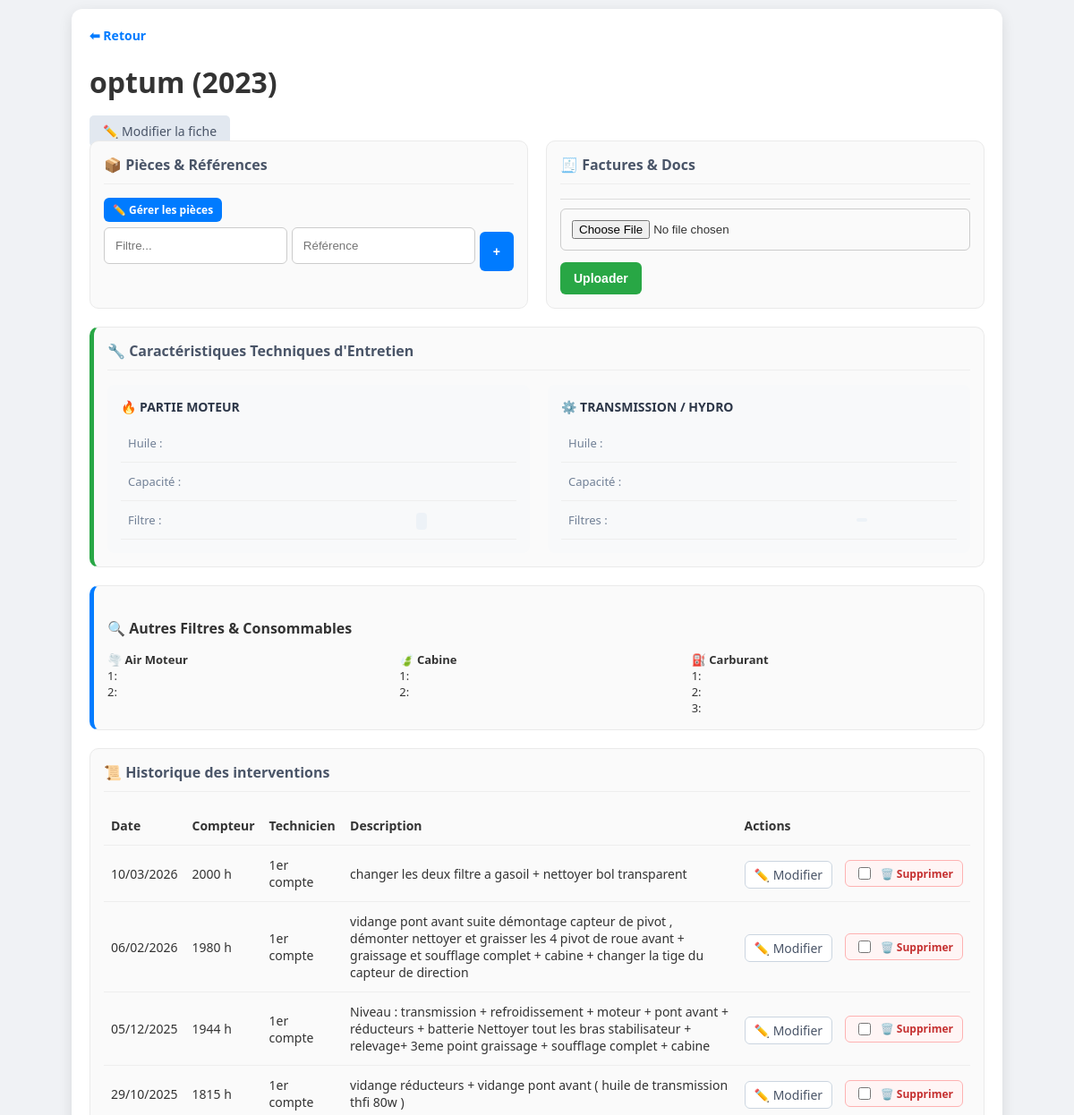
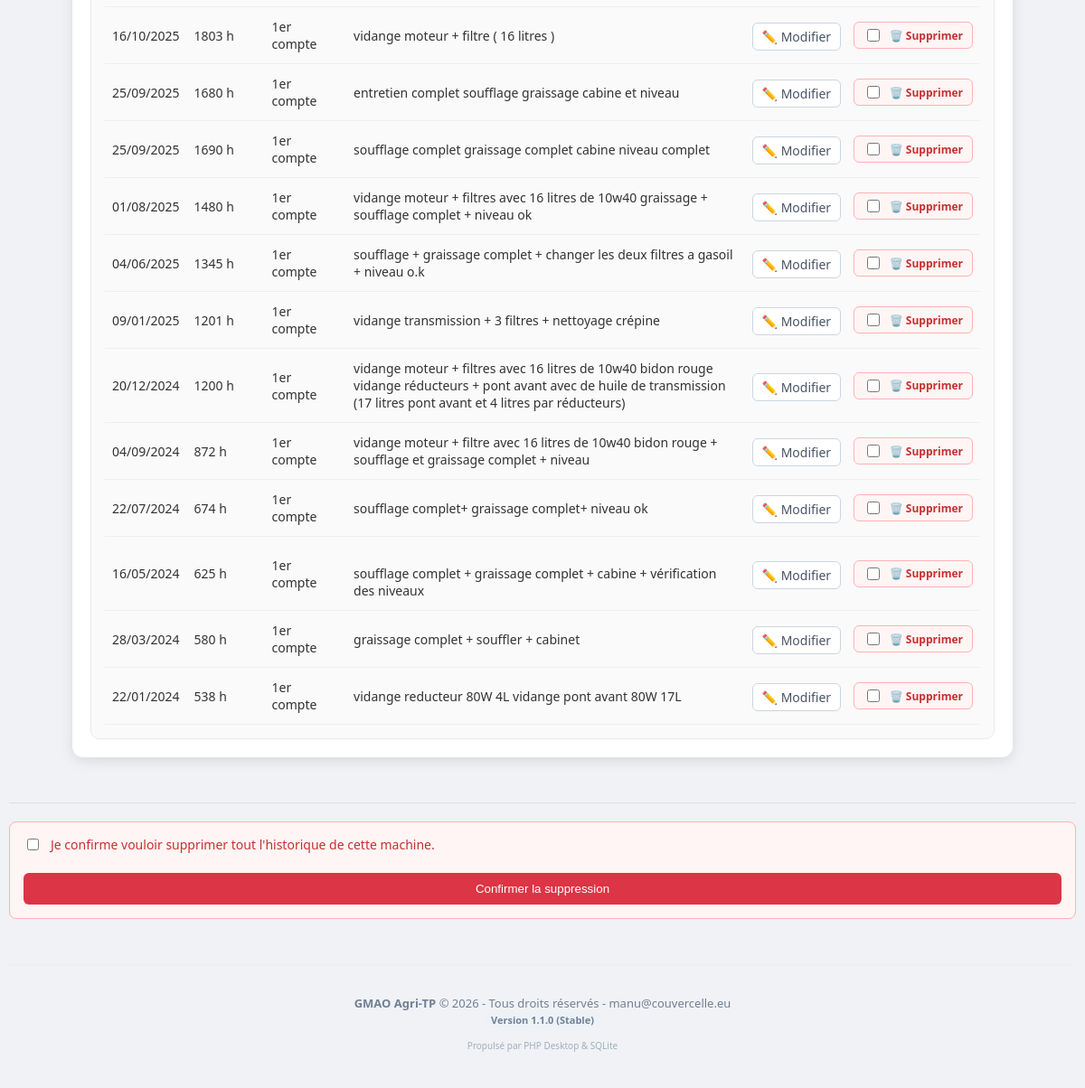
/fiche_materiel.php?id=21 (signed in), run on the app's committed database (2 pictures, top to bottom).
### tables this page shows
CREATE TABLE materiels (
        id INTEGER PRIMARY KEY AUTOINCREMENT,
        entreprise_id INTEGER,
        nom TEXT NOT NULL,
        categorie TEXT,
        marque TEXT,
        modele TEXT,
        compteur_heures_actuel INTEGER DEFAULT 0,
        numero_serie TEXT UNIQUE,
        date_achat DATE,
        statut TEXT CHECK(statut IN ('operationnel','en_panne','maintenance')) DEFAULT 'operationnel',
        maintenance_frequence INTEGER DEFAULT 500,
        maintenance_dernier_compteur INTEGER DEFAULT 0, huile_moteur_type TEXT, huile_moteur_qte TEXT, filtre_moteur_ref TEXT, huile_trans_type TEXT, huile_trans_qte TEXT, filtre_trans_ref1 TEXT, filtre_trans_ref2 TEXT, filtre_air_moteur_ref1 TEXT, filtre_air_moteur_ref2 TEXT, filtre_air_cabine_ref1 TEXT, filtre_air_cabine_ref2 TEXT, filtre_carb_ref1 TEXT, filtre_carb_ref2 TEXT, filtre_carb_ref3 TEXT,
        FOREIGN KEY (entreprise_id) REFERENCES entreprises (id) ON DELETE CASCADE
    );

CREATE TABLE interventions (
        id INTEGER PRIMARY KEY AUTOINCREMENT,
        materiel_id INTEGER NOT NULL,
        technicien_id INTEGER NOT NULL,
        date_intervention DATE NOT NULL,
        relevé_compteur INTEGER,
        description TEXT,
        duree_heures DECIMAL(5,2),
        cout DECIMAL(10,2),
        facture_pdf TEXT,
        FOREIGN KEY (materiel_id) REFERENCES materiels (id) ON DELETE CASCADE,
        FOREIGN KEY (technicien_id) REFERENCES utilisateurs (id)
    );

CREATE TABLE utilisateurs (
        id INTEGER PRIMARY KEY AUTOINCREMENT,
        entreprise_id INTEGER,
        nom TEXT NOT NULL,
        email TEXT UNIQUE NOT NULL,
        password_hash TEXT NOT NULL,
        role TEXT CHECK(role IN ('admin','technicien')) DEFAULT 'technicien',
        date_creation DATETIME DEFAULT CURRENT_TIMESTAMP,
        FOREIGN KEY (entreprise_id) REFERENCES entreprises (id) ON DELETE CASCADE
    );

### fiche_materiel.php (the view, shortened to what this page needs)
<?php
require_once 'db.php';
$entreprise_id = $_SESSION['entreprise_id'];
$id_machine = isset($_GET['id']) ? intval($_GET['id']) : 0;
$stmt = $pdo->prepare("SELECT m.*, n.fichier_path FROM materiels m LEFT JOIN notices n ON m.id = n.materiel_id WHERE m.id = ? AND m.entreprise_id = ?");
$stmt->execute([$id_machine, $entreprise_id]);
$machine = $stmt->fetch();
$interventions = $pdo->prepare("SELECT i.*, u.nom as nom_technicien FROM interventions i JOIN utilisateurs u ON i.technicien_id = u.id WHERE i.materiel_id = ? ORDER BY i.date_intervention DESC");
$interventions->execute([$id_machine]);
?>
<!DOCTYPE html>
<html lang="fr">
<head>
</head>
<body>
<div class="container">
    <a href="index.php" class="btn-retour">⬅ Retour</a>
    <h1><?= htmlspecialchars($machine['nom'] ?? 'Matériel inconnu') ?> (<?= htmlspecialchars($machine['modele'] ?? '-') ?>)</h1>
	<a href="modifier_materiel.php?id=<?= $id_machine ?>" style="background: #e2e8f0; padding: 8px 15px; border-radius: 5px; text-decoration: none; color: #4a5568; font-size: 14px;">
    ✏️ Modifier la fiche
</a>
    <div class="grid">
        <div class="section">
            <h3>📦 Pièces & Références</h3>
			<a href="modifier_pieces.php?id_mat=<?= $id_machine ?>" class="btn btn-blue" style="font-size: 12px; text-decoration: none; padding: 5px 10px;">
            ✏️ Gérer les pièces
			</a>
            <form method="POST" style="margin-top:10px; display: flex; gap: 5px;">
                <input type="text" name="nom_piece" placeholder="Filtre..." required>
                <input type="text" name="reference_piece" placeholder="Référence" required>
                <button type="submit" name="ajouter_piece" class="btn btn-blue" style="width: 50px;">+</button>
            </form>
        </div>
        <div class="section">
            <h3>🧾 Factures & Docs</h3>
            <form method="POST" enctype="multipart/form-data" style="border-top: 1px solid #ddd; padding-top:10px;">
                <input type="file" name="facture_file" accept=".pdf,image/*" required>
                <button type="submit" name="upload_facture" class="btn btn-green">Uploader</button>
            </form>
        </div>
		</div>
		<div class="section" style="margin-top:20px; border-left: 5px solid #28a745;">
			<h3 style="display: flex; align-items: center; gap: 10px;">
				🔧 Caractéristiques Techniques d'Entretien
			</h3>
			<div class="grid" style="grid-template-columns: 1fr 1fr; gap: 20px; margin-top: 15px;">
				<div style="background: #f8f9fa; padding: 15px; border-radius: 8px;">
					<h4 style="margin: 0 0 10px 0; color: #2d3748; font-size: 14px; text-transform: uppercase;">🔥 Partie Moteur</h4>
					<table style="width: 100%; font-size: 13px;">
						<tr>
							<td style="color: #718096;">Huile :</td>
							<td><strong><?= htmlspecialchars($machine['huile_moteur_type'] ?? '-') ?></strong></td>
						</tr>
						<tr>
							<td style="color: #718096;">Capacité :</td>
							<td><strong><?= htmlspecialchars($machine['huile_moteur_qte'] ?? '-') ?></strong></td>
						</tr>
						<tr>
							<td style="color: #718096;">Filtre :</td>
							<td><span style="background: #edf2f7; padding: 2px 6px; border-radius: 4px; font-family: monospace;"><?= htmlspecialchars($machine['filtre_moteur_ref'] ?? '-') ?></span></td>
						</tr>
					</table>
				</div>
				<div style="background: #f8f9fa; padding: 15px; border-radius: 8px;">
					<h4 style="margin: 0 0 10px 0; color: #2d3748; font-size: 14px; text-transform: uppercase;">⚙️ Transmission / Hydro</h4>
					<table style="width: 100%; font-size: 13px;">
						<tr>
							<td style="color: #718096;">Huile :</td>
							<td><strong><?= htmlspecialchars($machine['huile_trans_type'] ?? '-') ?></strong></td>
						</tr>
						<tr>
							<td style="color: #718096;">Capacité :</td>
							<td><strong><?= htmlspecialchars($machine['huile_trans_qte'] ?? '-') ?></strong></td>
						</tr>
						<tr>
							<td style="color: #718096;">Filtres :</td>
							<td>
								<div style="display:flex; flex-direction:column; gap:4px;">
									<span style="background: #edf2f7; padding: 2px 6px; border-radius: 4px; font-family: monospace; width: fit-content;"><?= htmlspecialchars($machine['filtre_trans_ref1'] ?? '-') ?></span>
								</div>
							</td>
						</tr>
					</table>
				</div>
			</div>
		</div>
		<div class="section" style="margin-top:20px; border-left: 5px solid #007bff;">
			<h4 style="margin-bottom:15px;">🔍 Autres Filtres & Consommables</h4>
			<div class="grid" style="grid-template-columns: 1fr 1fr 1fr; gap: 15px;">
				<div style="font-size: 13px;">
					<strong>🌪️ Air Moteur</strong><br>
					1: <?= htmlspecialchars($machine['filtre_air_moteur_ref1'] ?? '-') ?><br>
					2: <?= htmlspecialchars($machine['filtre_air_moteur_ref2'] ?? '-') ?>
				</div>
				<div style="font-size: 13px;">
					<strong>🍃 Cabine</strong><br>
					1: <?= htmlspecialchars($machine['filtre_air_cabine_ref1'] ?? '-') ?><br>
					2: <?= htmlspecialchars($machine['filtre_air_cabine_ref2'] ?? '-') ?>
				</div>
				<div style="font-size: 13px;">
					<strong>⛽ Carburant</strong><br>
					1: <?= htmlspecialchars($machine['filtre_carb_ref1'] ?? '-') ?><br>
					2: <?= htmlspecialchars($machine['filtre_carb_ref2'] ?? '-') ?><br>
					3: <?= htmlspecialchars($machine['filtre_carb_ref3'] ?? '-') ?>
				</div>
			</div>
		</div>
    <div class="section" style="margin-top:20px;">
        <h3>📜 Historique des interventions</h3>
        <table class="table-mobile">
            <thead>
                <tr>
                    <th>Date</th>
                    <th>Compteur</th>
                    <th>Technicien</th>
                    <th>Description</th>
                    <th>Actions</th>
                </tr>
            </thead>
            <tbody>
                <?php while($i = $interventions->fetch()): ?>
                <tr>
                    <td data-label="Date"><?= date('d/m/Y', strtotime($i['date_intervention'] ?? 'now')) ?></td>
                    <td data-label="Compteur"><?= htmlspecialchars($i['relevé_compteur'] ?? '0') ?> h</td>
                    <td data-label="Technicien"><?= htmlspecialchars($i['nom_technicien'] ?? 'Inconnu') ?></td>
                    <td data-label="Description">
                        <?= nl2br(htmlspecialchars($i['description'] ?? '')) ?>
                    </td>
<td style="text-align:right; white-space:nowrap;">
    <a href="modifier_intervention.php?id=<?= $i['id'] ?>"
       style="text-decoration:none; margin-right:10px; padding: 5px 10px; border: 1px solid #cbd5e0; border-radius: 6px; background: #fff; color: #4a5568; font-size: 14px;"
       title="Modifier">✏️ Modifier</a>
    <form method="GET" style="display: inline-flex; align-items: center; gap: 8px; border: 1px solid #feb2b2; background: #fff5f5; padding: 4px 10px; border-radius: 6px; cursor: pointer; transition: 0.2s;">
        <label style="display: flex; align-items: center; cursor: pointer; margin: 0;">
            <input type="checkbox" name="confirm_inter" required style="width:14px; height:14px; cursor: pointer;">
        </label>
        <button type="submit" style="background:none; border:none; cursor:pointer; padding:0; color: #c53030; font-weight: bold; font-size: 12px; font-family: inherit;">
            🗑️ Supprimer
        </button>
    </form>
</td>
                </tr>
                <?php endwhile; ?>
            </tbody>
        </table>
    </div>
</div>
<div style="margin-top: 50px; border-top: 1px solid #ddd; padding-top: 20px;">
<form method="POST" style="background: #fff5f5; padding: 15px; border: 1px solid #feb2b2; border-radius: 8px;">
    <label style="display: flex; align-items: center; gap: 10px; color: #c53030; font-size: 14px; cursor: pointer;">
        <input type="checkbox" name="confirm_delete" required>
        Je confirme vouloir supprimer tout l'historique de cette machine.
    </label>
    <br>
    <button type="submit" name="supprimer_materiel" style="background:#dc3545; color:white; border:none; padding:10px; border-radius:6px; cursor:pointer; width:100%;">
        Confirmer la suppression
    </button>
</form>
</div>
<?php include 'footer.php'; ?>
</body>
</html>

### fiche_materiel.php (style rules this page uses)
body { font-family: 'Segoe UI', sans-serif; background: #f0f2f5; margin: 0; padding: 10px; color: #333; }
.container { max-width: 1000px; margin: auto; background: white; padding: 20px; border-radius: 12px; box-shadow: 0 4px 15px rgba(0,0,0,0.1); }
.btn-retour { text-decoration: none; color: #007bff; font-weight: bold; font-size: 14px; display: block; margin-bottom: 10px; }
.grid { display: grid; grid-template-columns: 1fr 1fr; gap: 20px; }
.section { background: #fafafa; border: 1px solid #eaeaea; padding: 15px; border-radius: 10px; }
h3 { margin-top: 0; color: #4a5568; font-size: 16px; border-bottom: 1px solid #eee; padding-bottom: 10px; }
table { width: 100%; border-collapse: collapse; font-size: 14px; }
th, td { padding: 12px 8px; border-bottom: 1px solid #eee; text-align: left; }
.btn { padding: 10px 15px; border: none; border-radius: 6px; cursor: pointer; font-weight: bold; font-size: 14px; transition: 0.2s; }
.btn-blue { background: #007bff; color: white; width: 100%; margin-top: 5px; }
.btn-green { background: #28a745; color: white; margin-top: 5px; }
input[type="text"], input[type="file"] { width: 100%; padding: 12px; border: 1px solid #ccc; border-radius: 6px; box-sizing: border-box; margin-bottom: 8px; }

### data on the page
materiels: nom "optum", modele "2023"
interventions: date_intervention "10/03/2026", relevé_compteur "2000", technicien.nom "1er compte", description "changer les deux filtre a gasoil + nettoyer bol transparent"
interventions: date_intervention "06/02/2026", relevé_compteur "1980", technicien.nom "1er compte", description "vidange pont avant suite démontage capteur de pivot , démonter nettoyer et graisser les 4 pivot de roue avant + graissage et soufflage complet + cabine + changer la tige du capteur de direction"
interventions: date_intervention "05/12/2025", relevé_compteur "1944", technicien.nom "1er compte", description "Niveau : transmission + refroidissement + moteur + pont avant + réducteurs + batterie Nettoyer tout les bras stabilisateur + relevage+ 3eme point graissage + soufflage complet + cabine"
interventions: date_intervention "29/10/2025", relevé_compteur "1815", technicien.nom "1er compte", description "vidange réducteurs + vidange pont avant ( huile de transmission thfi 80w )"
interventions: date_intervention "16/10/2025", relevé_compteur "1803", technicien.nom "1er compte", description "vidange moteur + filtre ( 16 litres )"
interventions: date_intervention "25/09/2025", relevé_compteur "1680", technicien.nom "1er compte", description "entretien complet soufflage graissage cabine et niveau"
interventions: date_intervention "25/09/2025", relevé_compteur "1690", technicien.nom "1er compte", description "soufflage complet graissage complet cabine niveau complet"
interventions: date_intervention "01/08/2025", relevé_compteur "1480", technicien.nom "1er compte", description "vidange moteur + filtres avec 16 litres de 10w40 graissage + soufflage complet + niveau ok"
interventions: date_intervention "04/06/2025", relevé_compteur "1345", technicien.nom "1er compte", description "soufflage + graissage complet + changer les deux filtres a gasoil + niveau o.k"
interventions: date_intervention "09/01/2025", relevé_compteur "1201", technicien.nom "1er compte", description "vidange transmission + 3 filtres + nettoyage crépine"
interventions: date_intervention "20/12/2024", relevé_compteur "1200", technicien.nom "1er compte", description "vidange moteur + filtres avec 16 litres de 10w40 bidon rouge vidange réducteurs + pont avant avec de huile de transmission (17 litres pont avant et 4 litres par réducteurs)"
interventions: date_intervention "04/09/2024", relevé_compteur "872", technicien.nom "1er compte", description "vidange moteur + filtre avec 16 litres de 10w40 bidon rouge + soufflage et graissage complet + niveau"
interventions: date_intervention "22/07/2024", relevé_compteur "674", technicien.nom "1er compte", description "soufflage complet+ graissage complet+ niveau ok"
interventions: date_intervention "16/05/2024", relevé_compteur "625", technicien.nom "1er compte", description "soufflage complet + graissage complet + cabine + vérification des niveaux"
interventions: date_intervention "28/03/2024", relevé_compteur "580", technicien.nom "1er compte", description "graissage complet + souffler + cabinet"
interventions: date_intervention "22/01/2024", relevé_compteur "538", technicien.nom "1er compte", description "vidange reducteur 80W 4L vidange pont avant 80W 17L"
